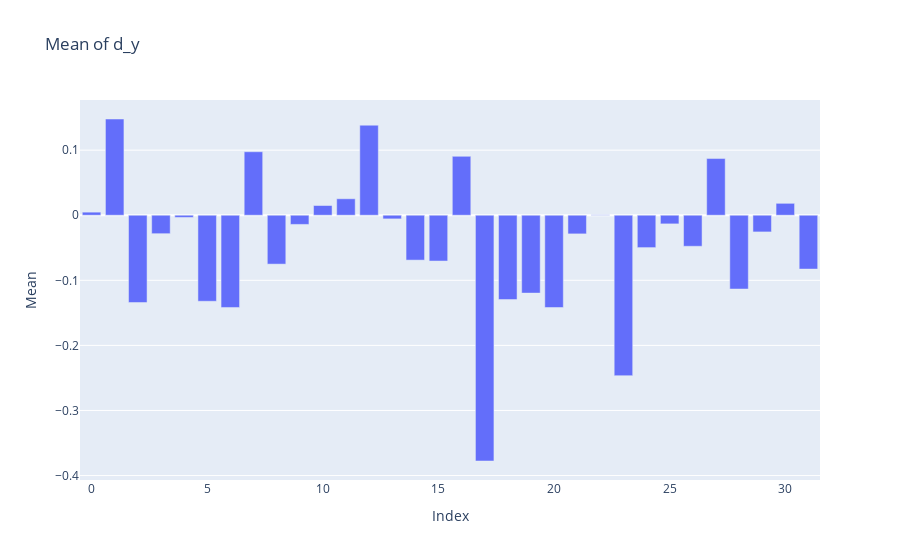

Notebook source saved alongside this figure:
### Code cell
# plot the means of each of the 32 vectors in d_y
means = []
for i in range(32):
    means.append(np.mean(input_outputs["0"]['d_y'][i][0]))

fig = go.Figure(data=[go.Bar(x=np.arange(32), y=means)])
fig.update_layout(title_text=f"Mean of d_y")
fig.update_xaxes(title_text="Index")
fig.update_yaxes(title_text="Mean")
fig.show()

### Figure 1 — Plotly figure (JSON) as saved in the notebook; plotly's stock layout.template omitted (floating-point values rounded to 4 significant figures)
{"data": [{"type": "bar", "x": [0, 1, 2, 3, 4, 5, 6, 7, 8, 9, 10, 11, 12, 13, 14, 15, 16, 17, 18, 19, 20, 21, 22, 23, 24, 25, 26, 27, 28, 29, 30, 31], "y": [0.004742, 0.1479, -0.1341, -0.02835, -0.003374, -0.1322, -0.1417, 0.09756, -0.07512, -0.01412, 0.01494, 0.0253, 0.1384, -0.005596, -0.06897, -0.07039, 0.09049, -0.3776, -0.1296, -0.1197, -0.1418, -0.02865, 0.0006126, -0.2465, -0.04974, -0.01329, -0.04769, 0.0871, -0.1134, -0.02565, 0.0183, -0.08275]}], "layout": {"title": {"text": "Mean of d_y"}, "xaxis": {"title": {"text": "Index"}}, "yaxis": {"title": {"text": "Mean"}}}}
